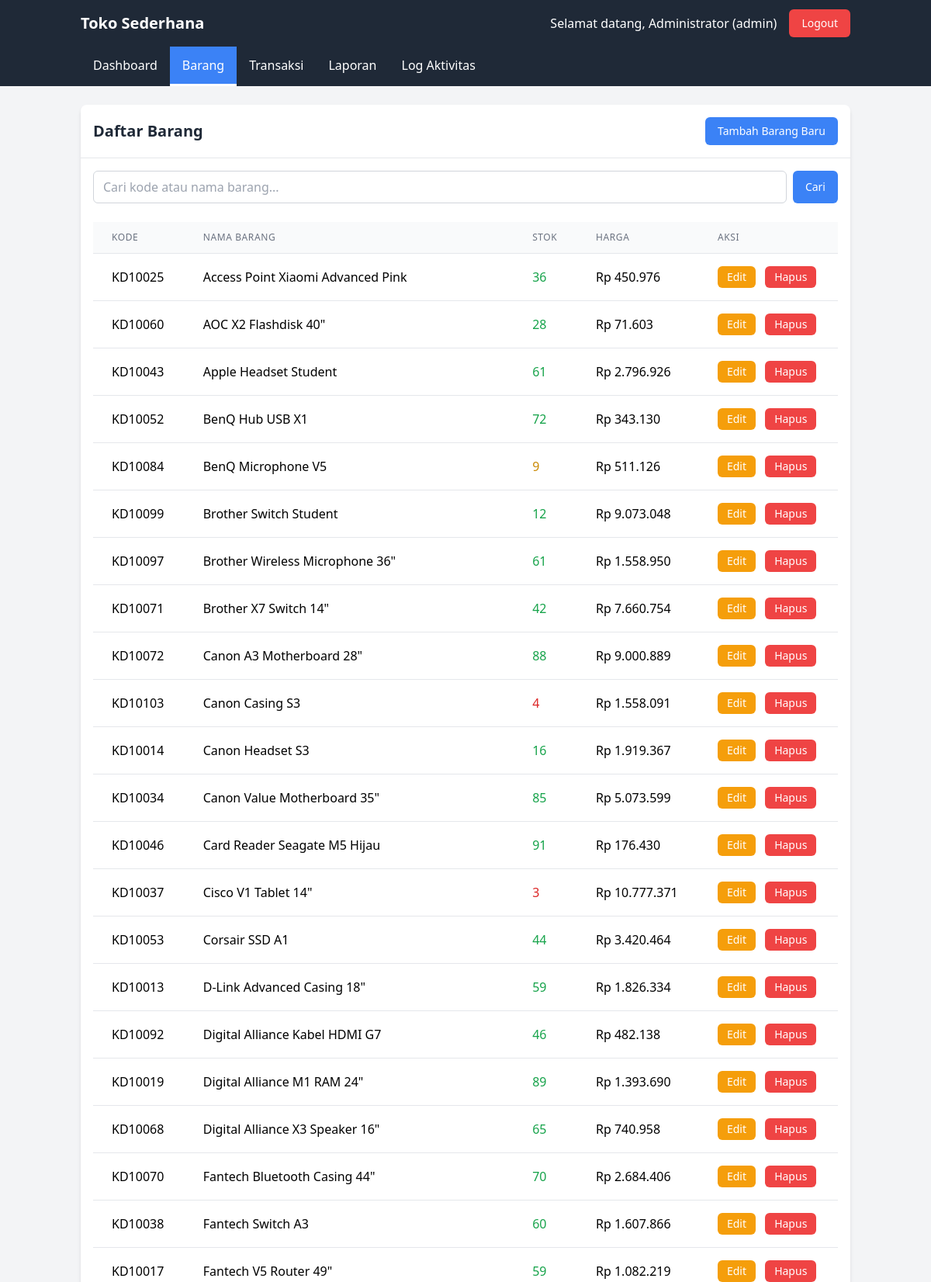
The app's page /barang/list.php (signed in, upper part) with its own data.
### tables this page shows
CREATE TABLE `barang` (
  `id` int NOT NULL,
  `kode` varchar(20) NOT NULL,
  `nama` varchar(100) NOT NULL,
  `stok` int NOT NULL DEFAULT '0',
  `harga` decimal(10,2) NOT NULL,
  `created_at` timestamp NULL DEFAULT CURRENT_TIMESTAMP,
  `updated_at` timestamp NULL DEFAULT CURRENT_TIMESTAMP ON UPDATE CURRENT_TIMESTAMP
);

### barang/list.php (the view, shortened to what this page needs)
<?php
require_once '../db.php';
$search = isset($_GET['search']) ? cleanInput($_GET['search']) : '';
$where_clause = '';
$query = "SELECT id, kode, nama, stok, harga FROM barang $where_clause ORDER BY nama ASC";
$result = mysqli_query($conn, $query);
include '../header.php';
?>
<div class="bg-white rounded-lg shadow-md overflow-hidden">
    <div class="flex justify-between items-center p-4 border-b border-gray-200">
        <h1 class="text-xl font-semibold text-gray-800">Daftar Barang</h1>
        <a href="tambah.php" class="bg-primary hover:bg-blue-600 text-white px-4 py-2 rounded-md text-sm transition duration-300">Tambah Barang Baru</a>
    </div>
    <div class="p-4">
        <form action="" method="get" class="mb-6">
            <div class="flex gap-2">
                <input type="text" name="search" placeholder="Cari kode atau nama barang..." value="<?php echo $search; ?>"
                       class="flex-1 px-3 py-2 border border-gray-300 rounded-md focus:outline-none focus:ring-2 focus:ring-primary">
                <button type="submit" class="bg-info hover:bg-blue-600 text-white px-4 py-2 rounded-md text-sm transition duration-300">Cari</button>
            </div>
        </form>
        <div class="overflow-x-auto">
            <table class="min-w-full divide-y divide-gray-200">
                <thead class="bg-gray-50">
                    <tr>
                        <th class="px-6 py-3 text-left text-xs font-medium text-gray-500 uppercase tracking-wider">Kode</th>
                        <th class="px-6 py-3 text-left text-xs font-medium text-gray-500 uppercase tracking-wider">Nama Barang</th>
                        <th class="px-6 py-3 text-left text-xs font-medium text-gray-500 uppercase tracking-wider">Stok</th>
                        <th class="px-6 py-3 text-left text-xs font-medium text-gray-500 uppercase tracking-wider">Harga</th>
                        <th class="px-6 py-3 text-left text-xs font-medium text-gray-500 uppercase tracking-wider">Aksi</th>
                    </tr>
                </thead>
                <tbody class="bg-white divide-y divide-gray-200">
                    <?php if (mysqli_num_rows($result) > 0): ?>
                        <?php while ($row = mysqli_fetch_assoc($result)): ?>
                            <tr class="hover:bg-gray-50">
                                <td class="px-6 py-4 whitespace-nowrap"><?php echo $row['kode']; ?></td>
                                <td class="px-6 py-4 whitespace-nowrap"><?php echo $row['nama']; ?></td>
                                <td class="px-6 py-4 whitespace-nowrap">
                                    <span class="<?php echo $row['stok'] <= 5 ? 'text-red-600 font-medium' : ($row['stok'] <= 10 ? 'text-yellow-600' : 'text-green-600'); ?>">
                                        <?php echo $row['stok']; ?>
                                    </span>
                                </td>
                                <td class="px-6 py-4 whitespace-nowrap">Rp <?php echo number_format($row['harga'], 0, ',', '.'); ?></td>
                                <td class="px-6 py-4 whitespace-nowrap space-x-2">
                                    <a href="edit.php?id=<?php echo $row['id']; ?>" class="bg-warning hover:bg-yellow-600 text-white px-3 py-1 rounded-md text-sm transition duration-300 inline-block">Edit</a>
                                    <a href="hapus.php?id=<?php echo $row['id']; ?>"
                                       class="bg-danger hover:bg-red-600 text-white px-3 py-1 rounded-md text-sm transition duration-300 inline-block"
                                       onclick="return confirm('Apakah Anda yakin ingin menghapus barang ini?')">Hapus</a>
                                </td>
                            </tr>
                        <?php endwhile; ?>
                    <?php else: ?>
                        <tr>
                            <td colspan="5" class="px-6 py-4 text-center text-gray-500">Tidak ada data barang</td>
                        </tr>
                    <?php endif; ?>
                </tbody>
            </table>
        </div>
    </div>
</div>
<?php
include '../footer.php';
?>

### records on screen
barang: kode "KD10025", nama "Access Point Xiaomi Advanced Pink", stok "36", harga "450.976"
barang: kode "KD10060", nama "AOC X2 Flashdisk 40\"", stok "28", harga "71.603"
barang: kode "KD10043", nama "Apple Headset Student", stok "61", harga "2.796.926"
barang: kode "KD10052", nama "BenQ Hub USB X1", stok "72", harga "343.130"
barang: kode "KD10084", nama "BenQ Microphone V5", stok "9", harga "511.126"
barang: kode "KD10099", nama "Brother Switch Student", stok "12", harga "9.073.048"
barang: kode "KD10097", nama "Brother Wireless Microphone 36\"", stok "61", harga "1.558.950"
barang: kode "KD10071", nama "Brother X7 Switch 14\"", stok "42", harga "7.660.754"
barang: kode "KD10072", nama "Canon A3 Motherboard 28\"", stok "88", harga "9.000.889"
barang: kode "KD10103", nama "Canon Casing S3", stok "4", harga "1.558.091"
barang: kode "KD10014", nama "Canon Headset S3", stok "16", harga "1.919.367"
barang: kode "KD10034", nama "Canon Value Motherboard 35\"", stok "85", harga "5.073.599"
barang: kode "KD10046", nama "Card Reader Seagate M5 Hijau", stok "91", harga "176.430"
barang: kode "KD10037", nama "Cisco V1 Tablet 14\"", stok "3", harga "10.777.371"
barang: kode "KD10053", nama "Corsair SSD A1", stok "44", harga "3.420.464"
barang: kode "KD10013", nama "D-Link Advanced Casing 18\"", stok "59", harga "1.826.334"
barang: kode "KD10092", nama "Digital Alliance Kabel HDMI G7", stok "46", harga "482.138"
barang: kode "KD10019", nama "Digital Alliance M1 RAM 24\"", stok "89", harga "1.393.690"
barang: kode "KD10068", nama "Digital Alliance X3 Speaker 16\"", stok "65", harga "740.958"
barang: kode "KD10070", nama "Fantech Bluetooth Casing 44\"", stok "70", harga "2.684.406"
barang: kode "KD10038", nama "Fantech Switch A3", stok "60", harga "1.607.866"
barang: kode "KD10017", nama "Fantech V5 Router 49\"", stok "59", harga "1.082.219"

### other values on screen
$_SESSION['nama'] "Administrator"
$_SESSION['role'] "admin"
